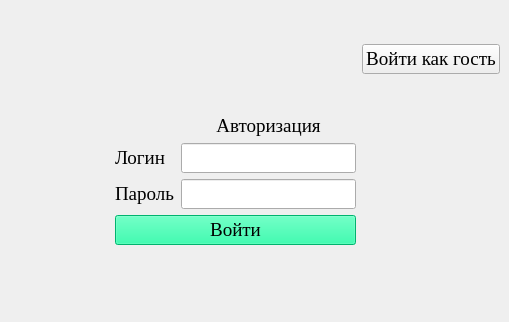
<?xml version="1.0" encoding="UTF-8"?>
<ui version="4.0">
 <class>MainWindow</class>
 <widget class="QMainWindow" name="MainWindow">
  <property name="geometry">
   <rect>
    <x>0</x>
    <y>0</y>
    <width>509</width>
    <height>322</height>
   </rect>
  </property>
  <property name="font">
   <font>
    <family>Times New Roman</family>
    <pointsize>14</pointsize>
   </font>
  </property>
  <property name="windowTitle">
   <string>Авторизация</string>
  </property>
  <property name="windowIcon">
   <iconset>
    <normaloff>../../../../../../../time/import/Icon.JPG</normaloff>../../../../../../../time/import/Icon.JPG</iconset>
  </property>
  <widget class="QWidget" name="centralwidget">
   <layout class="QGridLayout" name="gridLayout">
    <item row="0" column="2">
     <spacer name="verticalSpacer">
      <property name="orientation">
       <enum>Qt::Vertical</enum>
      </property>
      <property name="sizeHint" stdset="0">
       <size>
        <width>20</width>
        <height>40</height>
       </size>
      </property>
     </spacer>
    </item>
    <item row="6" column="2">
     <spacer name="verticalSpacer_2">
      <property name="orientation">
       <enum>Qt::Vertical</enum>
      </property>
      <property name="sizeHint" stdset="0">
       <size>
        <width>20</width>
        <height>40</height>
       </size>
      </property>
     </spacer>
    </item>
    <item row="2" column="0">
     <spacer name="horizontalSpacer">
      <property name="orientation">
       <enum>Qt::Horizontal</enum>
      </property>
      <property name="sizeHint" stdset="0">
       <size>
        <width>40</width>
        <height>20</height>
       </size>
      </property>
     </spacer>
    </item>
    <item row="4" column="2">
     <widget class="QLineEdit" name="Password"/>
    </item>
    <item row="0" column="3">
     <widget class="QPushButton" name="Guest">
      <property name="styleSheet">
       <string notr="true"/>
      </property>
      <property name="text">
       <string>Войти как гость</string>
      </property>
     </widget>
    </item>
    <item row="2" column="2">
     <widget class="QLabel" name="label_3">
      <property name="text">
       <string>Авторизация</string>
      </property>
      <property name="alignment">
       <set>Qt::AlignCenter</set>
      </property>
     </widget>
    </item>
    <item row="3" column="2">
     <widget class="QLineEdit" name="Email"/>
    </item>
    <item row="4" column="1">
     <widget class="QLabel" name="label_2">
      <property name="text">
       <string>Пароль</string>
      </property>
     </widget>
    </item>
    <item row="2" column="3">
     <spacer name="horizontalSpacer_2">
      <property name="orientation">
       <enum>Qt::Horizontal</enum>
      </property>
      <property name="sizeHint" stdset="0">
       <size>
        <width>40</width>
        <height>20</height>
       </size>
      </property>
     </spacer>
    </item>
    <item row="3" column="1">
     <widget class="QLabel" name="label">
      <property name="text">
       <string>Логин</string>
      </property>
     </widget>
    </item>
    <item row="0" column="0">
     <widget class="QLabel" name="label_4">
      <property name="minimumSize">
       <size>
        <width>100</width>
        <height>100</height>
       </size>
      </property>
      <property name="maximumSize">
       <size>
        <width>100</width>
        <height>100</height>
       </size>
      </property>
      <property name="baseSize">
       <size>
        <width>100</width>
        <height>100</height>
       </size>
      </property>
      <property name="text">
       <string/>
      </property>
      <property name="pixmap">
       <pixmap>../../../../../../../time/import/Icon.png</pixmap>
      </property>
      <property name="scaledContents">
       <bool>true</bool>
      </property>
     </widget>
    </item>
    <item row="5" column="1" colspan="2">
     <widget class="QPushButton" name="Enter">
      <property name="styleSheet">
       <string notr="true">background-color:#00FA9A;</string>
      </property>
      <property name="text">
       <string>Войти</string>
      </property>
     </widget>
    </item>
   </layout>
  </widget>
 </widget>
 <resources/>
 <connections/>
</ui>
